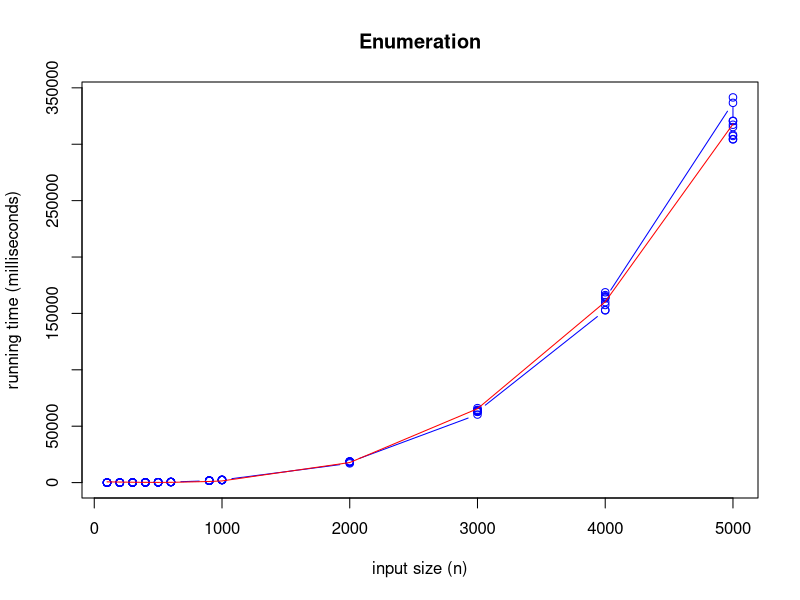
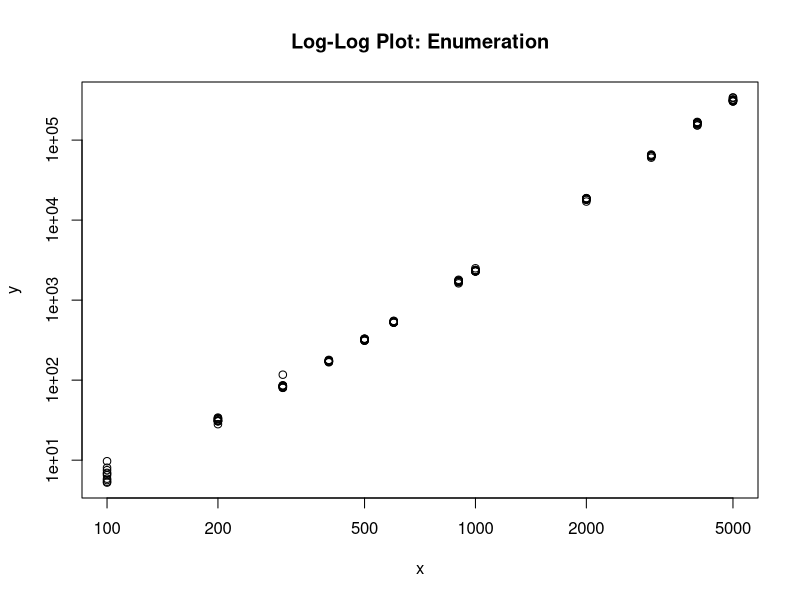
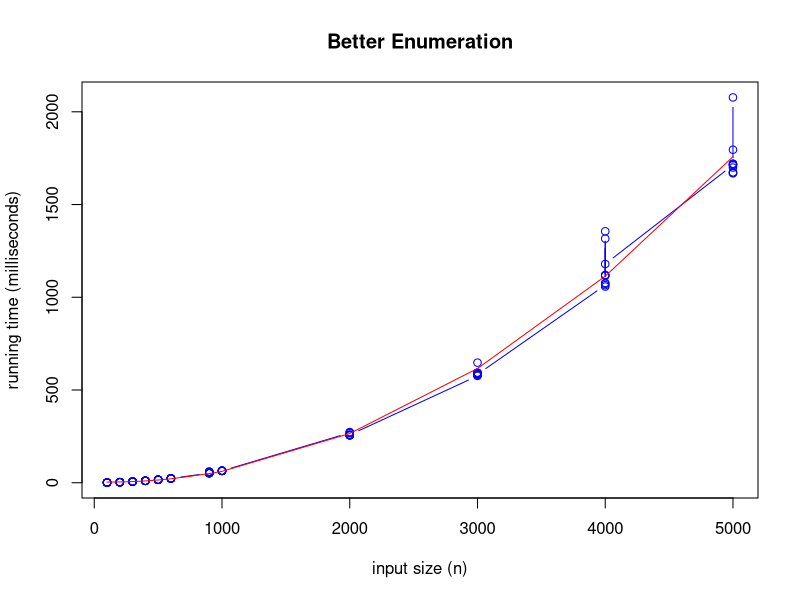
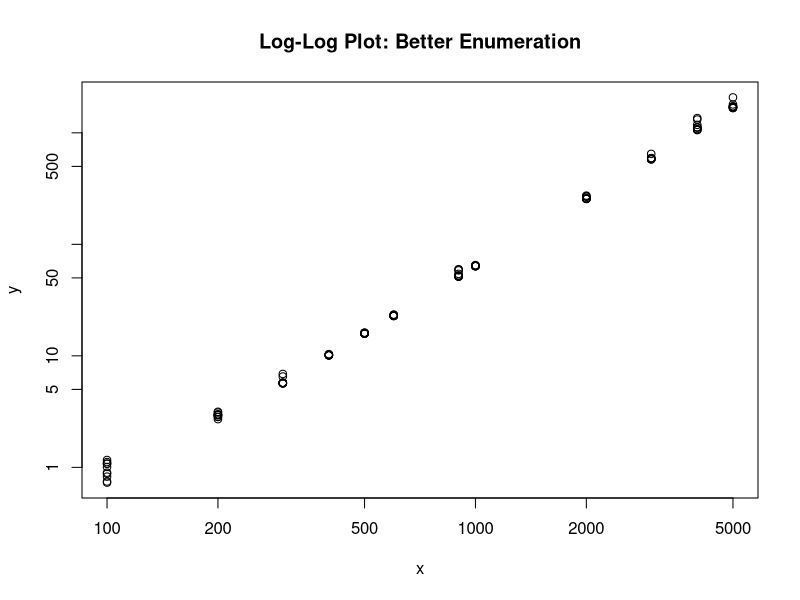
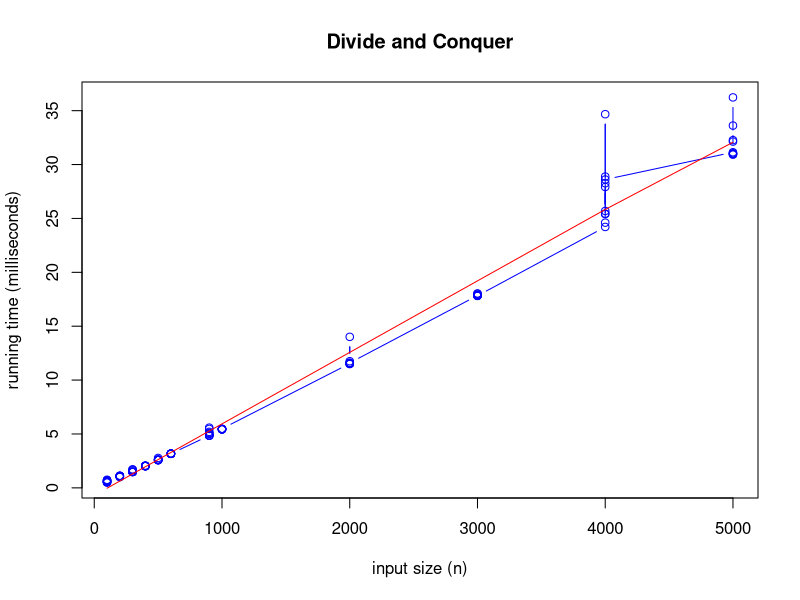
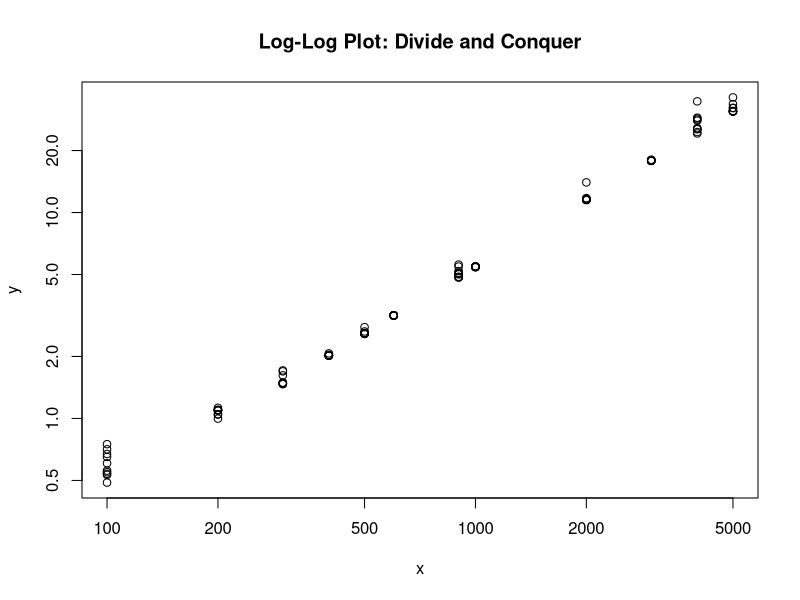
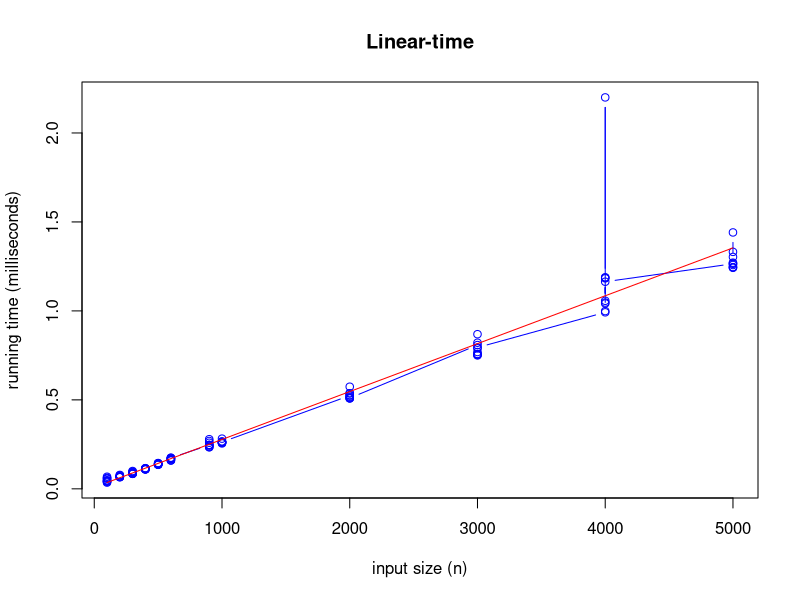

Reproduce these figures in R, in order. (Note: this script raises an error after producing the figures.)
# CS325 - Summer 2015
# Project 1
# Name: Tingzhi Li, Nicholas Nelson & Chunyang Zhang
# Date: 7/12/2015

data <- read.csv(file="project1.csv",head=TRUE,sep=",")
groups <- split(data, list(data$algorithm, data$size))

# Enumeration algorithm plot
x = data$size[data$algorithm=="enumeration"]
y = data$timing[data$algorithm=="enumeration"]

plot(x, y, main="Enumeration", type="b", col="blue", xlab="input size (n)", ylab="running time (milliseconds)")
lines(x, fitted(lm(y~x+I(x^3))), col="red", type="l")
dev.copy(png, 'enumeration.png')
dev.off()

plot(x, y, log="xy", main="Log-Log Plot: Enumeration")
dev.copy(png, 'loglog_enumeration.png')
dev.off()

# Better Enumeration algorithm plot
x = data$size[data$algorithm=="better_enumeration"]
y = data$timing[data$algorithm=="better_enumeration"]

plot(x, y, main="Better Enumeration", type="b", col="blue", xlab="input size (n)", ylab="running time (milliseconds)")
lines(x, fitted(lm(y~x+I(x^2))), col="red", type="l")
dev.copy(png, 'better_enumeration.png')
dev.off()

plot(x, y, log="xy", main="Log-Log Plot: Better Enumeration")
dev.copy(png, 'loglog_better_enumeration.png')
dev.off()

# Divide and Conquer algorithm plot
x = data$size[data$algorithm=="divide_n_conquer"]
y = data$timing[data$algorithm=="divide_n_conquer"]

plot(x, y, main="Divide and Conquer", type="b", col="blue", xlab="input size (n)", ylab="running time (milliseconds)")
lines(x, fitted(lm(y~x+I(x**log(x)))), col="red", type="l")
dev.copy(png, 'divide_n_conquer.png')
dev.off()

plot(x, y, log="xy", main="Log-Log Plot: Divide and Conquer")
dev.copy(png, 'loglog_divide_n_conquer.png')
dev.off()

# Linear-time algorithm plot
x = data$size[data$algorithm=="linear_time"]
y = data$timing[data$algorithm=="linear_time"]

plot(x, y, main="Linear-time", type="b", col="blue", xlab="input size (n)", ylab="running time (milliseconds)")
lines(x, fitted(lm(y~x+I(x))), col="red", type="l")
dev.copy(png, 'linear_time.png')
dev.off()

#plot(x, y, log="xy", main="Log-Log Plot: Linear-time")
dev.copy(png, 'loglog_linear_time.png')
dev.off()

# Combined plot graph for all four algorithms (using log-log)
y1 = data$timing[data$algorithm=="enumeration"]
y2 = data$timing[data$algorithm=="better_enumeration"]
y3 = data$timing[data$algorithm=="divide_n_conquer"]
y4 = data$timing[data$algorithm=="linear_time"]

df <- data.frame(y1, y2, y3, y4, x = data$size[data$algorithm=="enumeration"])

plot(y1 ~ x, data=df, type="l", pch=20, col="blue", ylim=c(0, 300), main="Maximum Sum Subarray algorithms (comparison)", xlab="input size (n)", ylab="running time (milliseconds)")
lines(y2 ~ x, data=df, pch=20, col="red")
lines(y3 ~ x, data=df, pch=20, col="green")
lines(y4 ~ x, data=df, pch=20, col="orange")
dev.copy(png, 'combined.png')
dev.off()
